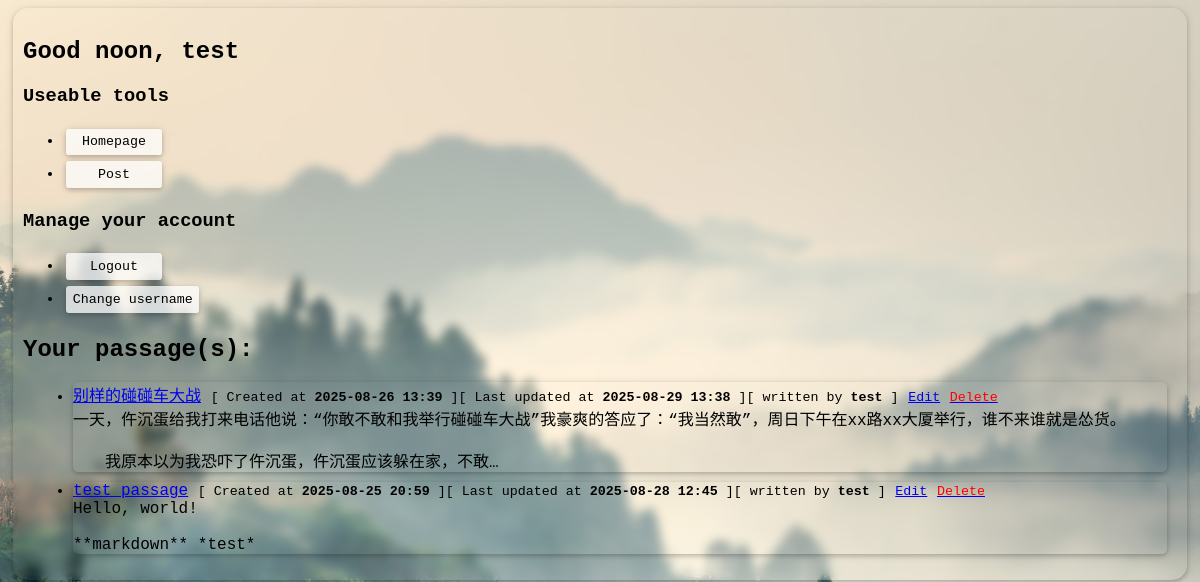
/accounts/dashboard/ (signed in), run on the app's committed database.
### passagesharer/models.py (models this page shows, shortened)
class Passage(models.Model):
    title = models.CharField(max_length=200)
    content = models.TextField()
    author = models.ForeignKey(
        settings.AUTH_USER_MODEL,
        on_delete=models.CASCADE,
        related_name='passages'
    )
    created_at = models.DateTimeField(auto_now_add=True)
    last_updated_at = models.DateTimeField(auto_now=True)

### accounts/views.py (the view)
# urls.py: path("dashboard/", views.dashboard_view, name="dashboard"),
@login_required
def dashboard_view(request: HttpRequest) -> HttpResponse:
    passages = Passage.objects.order_by("-created_at")
    return render(request, "accounts/dashboard.html", context={"passages": passages, "user": request.user, "username": request.user.get_username()})

### passagesharer/templates/accounts/dashboard.html (shortened to what this page needs)
{% load static %}
<!DOCTYPE html>
<html lang="en">
<head>
    <link rel="stylesheet" href="{% static 'global/css/style.css' %}">
</head>
<body>
    <div class="main">
        <h2><span class="GetGreeting"></span>, {% if user.is_superuser %}<span style="color: red;">{{ user.username }}</span>{% else %}{{ user.username }}{% endif %}</h2>
        <h3>Useable tools</h3>
        <ul>
            <li><a href="/"><button>Homepage</button></a></li>
            <li><a href="{% url 'accounts:post' %}"><button>Post</button></a></li>
        </ul>
        <h3>Manage your account</h3>
        <ul>
            <li>
                <form action="{% url 'accounts:logout' %}" method="post" class="logout-form">
                    <button type="submit">Logout</button>
                </form>
            </li>
            <li>
                <a href="{% url 'accounts:change_username' %}"><button style="width: 10em;">Change username</button></a>
            </li>
        </ul>
        {% if user.is_superuser %}
            <h2 style="color: yellow;">[WARN] For management, please visit /admin instead</h2>
            <h2>Manage user's passage(s):</h2>
        {% else %}
            <h2>Your passage(s):</h2>
        {% endif %}
            <ul class="passages_view">
            {% for passage in passages %}
                {% if passage.author == user or user.is_superuser %}
                    <li>
                        <a href="{% url 'detail' passage.id %}">{{ passage.title }}</a>
                        <small>[ Created at <b>{{ passage.created_at|date:'Y-m-d H:i' }}</b> ][ Last updated at <b>{{ passage.last_updated_at|date:'Y-m-d H:i' }}</b> ][ written by <b>{{ passage.author.username }}</b> ]</small>
                        <a href="{% url 'accounts:edit_passage' passage.id %}"><small>Edit</small></a>
                        <a href="{% url 'accounts:delete_passage' passage.id %}"><small style="color: red;">Delete</small></a>
                        <div>{{ passage.content|truncatechars:100|linebreaksbr|safe }}</div>
                    </li>
                {% endif %}
            {% empty %}
                <li>No passages available.</li>
            {% endfor %}
        </ul>
    </div>
</body>
</html>

### passagesharer/static/global/css/style.css (style rules this page uses)
* { font-family: 'Courier New', Courier, monospace; }
body { background: #a8ff78; background-image: url('/static/global/image/wallpaper_day.jpg'); background-attachment: fixed; background-position: center; background-repeat: no-repeat; background-size: cover; }
div.main { background-color: rgba(0, 0, 0, 0); backdrop-filter: blur(5px); -webkit-backdrop-filter: blur(5px); margin: 5px; padding: 10px; border-radius: 15px; box-shadow: 0 2px 5px rgba(0, 0, 0, 0.2), 0 1px 10px rgba(0, 0, 0, 0.1); }
button, input[type="text"], input[type="email"], input[type="password"] { height: 2em; border: none; background-color: rgba(252, 252, 252, 0.75); color: black; box-shadow: 0 2px 5px rgba(0, 0, 0, 0.2), 0 1px 10px rgba(0, 0, 0, 0.1); backdrop-filter: blur(20px); -webkit-backdrop-filter: blur(20px); transition: .3s all ease-in-out; margin: 3px; }
button { cursor: pointer; width: 6rem; }
button::after { content: ""; position: absolute; top: 0; left: 0; width: 10px; height: 100%; border-radius: 5px; background-color: #FCFCFC; z-index: -114514; filter: blur(5px); }
button, input, textarea { border-radius: 3px; }
ul.passages_view li { position: relative; margin: 10px; border-radius: 5px; backdrop-filter: blur(5px); -webkit-backdrop-filter: blur(5px); box-shadow: 0 2px 5px rgba(0, 0, 0, 0.2), 0 1px 10px rgba(0, 0, 0, 0.1); transition: all 0.3s ease-in-out; }
ul.passages_view li::after { content: ""; position: absolute; top: 0; left: 0; width: 10px; height: 100%; border-radius: 5px; background-color: #FCFCFC; z-index: -114514; filter: blur(5px); }
form { margin: 0; }

### data on the page
Passage: title "别样的碰碰车大战", created_at "2025-08-26 13:39", last_updated_at "2025-08-29 13:38", author.username "test", content "一天，仵沉蛋给我打来电话他说：“你敢不敢和我举行碰碰车大战”我豪爽的答应了：“我当然敢”，周日下午在xx路xx大厦举行，谁不来谁就是怂货。 我原本以为我恐吓了仵沉蛋，仵沉蛋应该躲在家，不敢…"
Passage: title "test passage", created_at "2025-08-25 20:59", last_updated_at "2025-08-28 12:45", author.username "test", content "Hello, world! **markdown** *test*"

### other printed values
{{ user.username }} "test"
